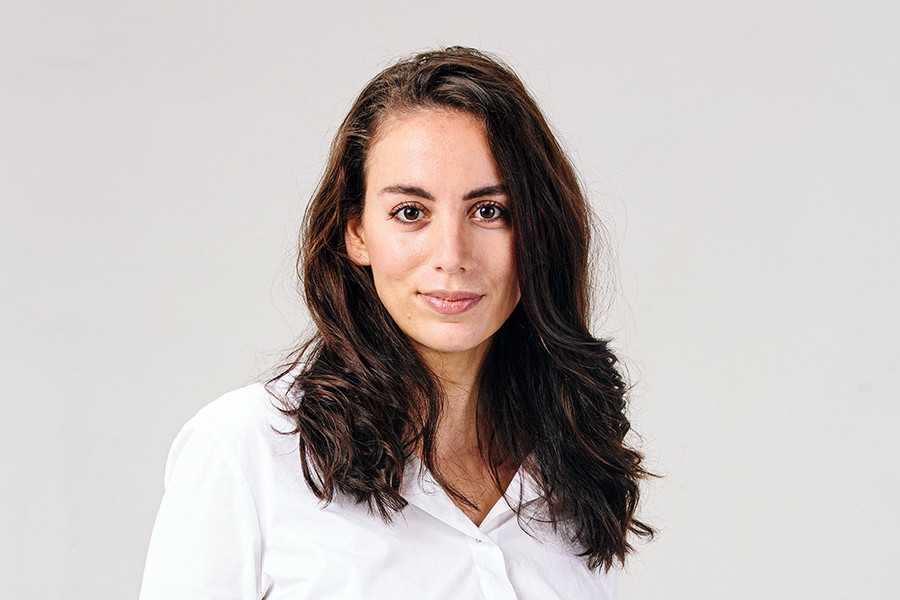
#> input picture session_2/mira.jpg, 900 x 600 px, found by its file name
$ jupyter execute --allow-errors day2.ipynb
#> lines starting #> are read from the running program, lines starting #| are printed output that depends on the picture
[cell 1]
a=9

[cell 2]
a=18

[cell 3]
import numpy as np

[cell 4]
it=[2,4,1,3]

[cell 5]
n=np.array(it)

[cell 6]
type(n)

[cell 7]
type(it)

[cell 8]
d={"apple":"fruit","parraot":"bird"}

[cell 9]
type(d)

[cell 10]
d.get("apple")

[cell 11]
twod=np.array([[1,2],[3,4,5]],dtype=object)

[cell 12]
twod

[cell 13]
a=[1,2,3,4]

[cell 14]
a[-1]

[cell 15]
# reverse a string
a="naveena"
b=""
for char in a:
    b=char+b

[cell 16]
b

[cell 17]
c=b[4]

[cell 18]
c

#> (a cell that did not finish here is left out)

[cell 20]
np.arange(6,100,6).reshape(4,4)

# day2_image_21/11/23

[cell 21]
from PIL import Image
import numpy as np
import matplotlib.pyplot as plt

[cell 22]
Image.open("mira.jpg")

[cell 23]
pil=Image.open("mira.jpg")
#> pil is the input picture: PIL image 900x600 RGB; mean R, G, B 195.7, 188, 186.1

[cell 24]
arr=np.array(pil)

[cell 25]
arr.shape
#> Out = (600, 900, 3)
# (rows,columns,depth)

[cell 26]
cut=arr[:,:]
# :5=initia 5

[cell 27]
red=arr[:,:,2]
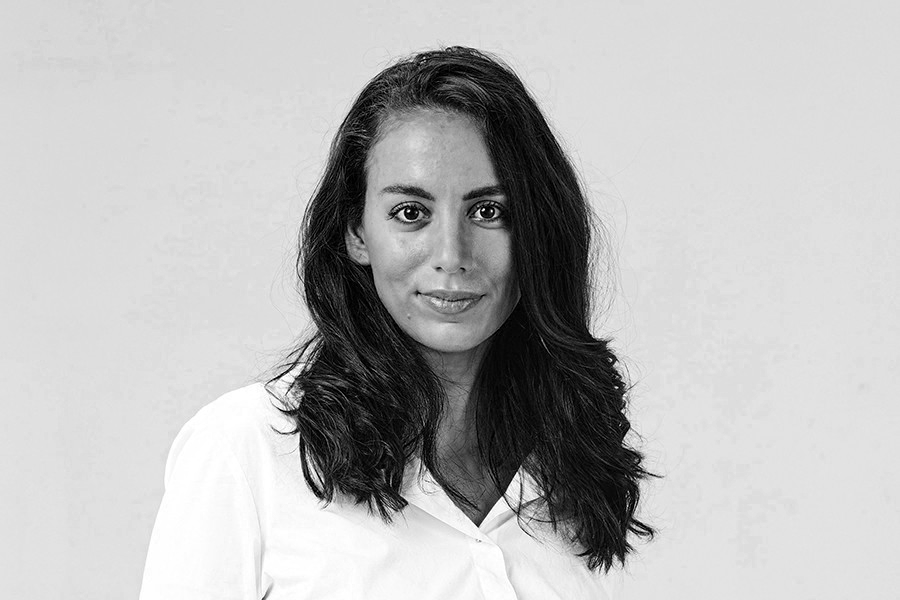
#> red: shape (600, 900); min 0, max 255, mean 186.1
green=arr[:,:,1]
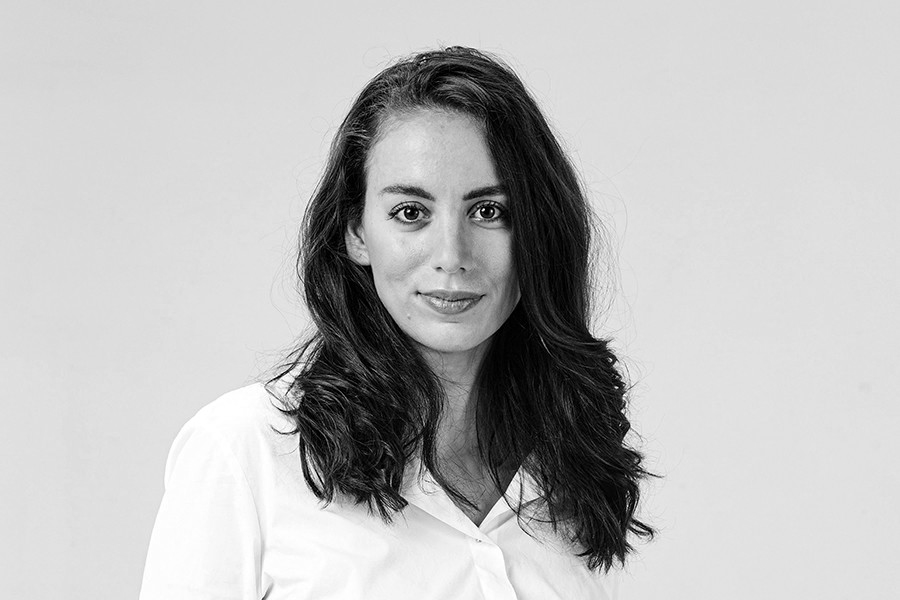
#> green: shape (600, 900); min 0, max 255, mean 188
blue=arr[:,:,0]
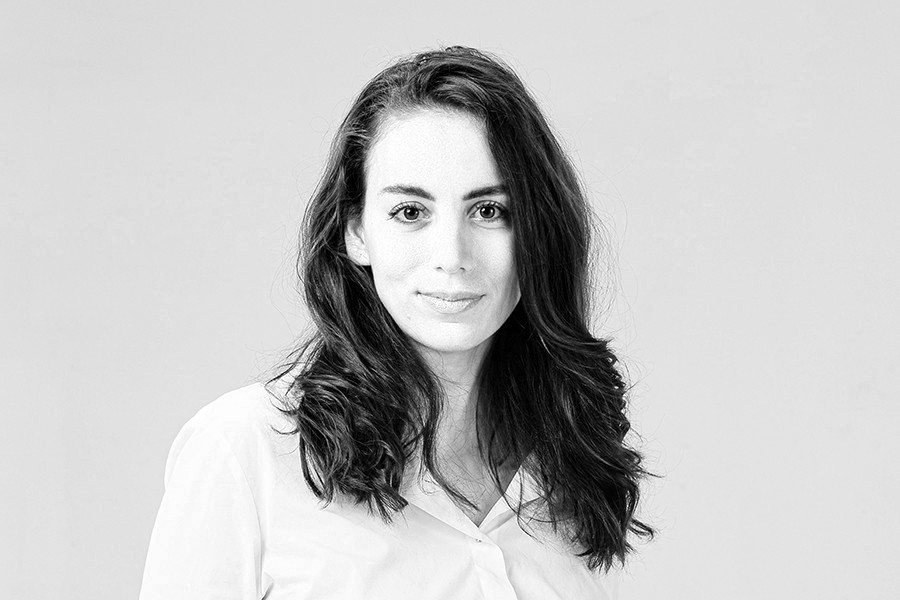
#> blue: shape (600, 900); min 0, max 255, mean 195.7

[cell 28]
plt.imshow(red)

[cell 29]
plt.imshow(green)

[cell 30]
plt.imshow(blue)

[cell 31]
import cv2
# cv=computer vision

[cell 32]
frame=cv2.imread("mira.jpg")
# bgr
